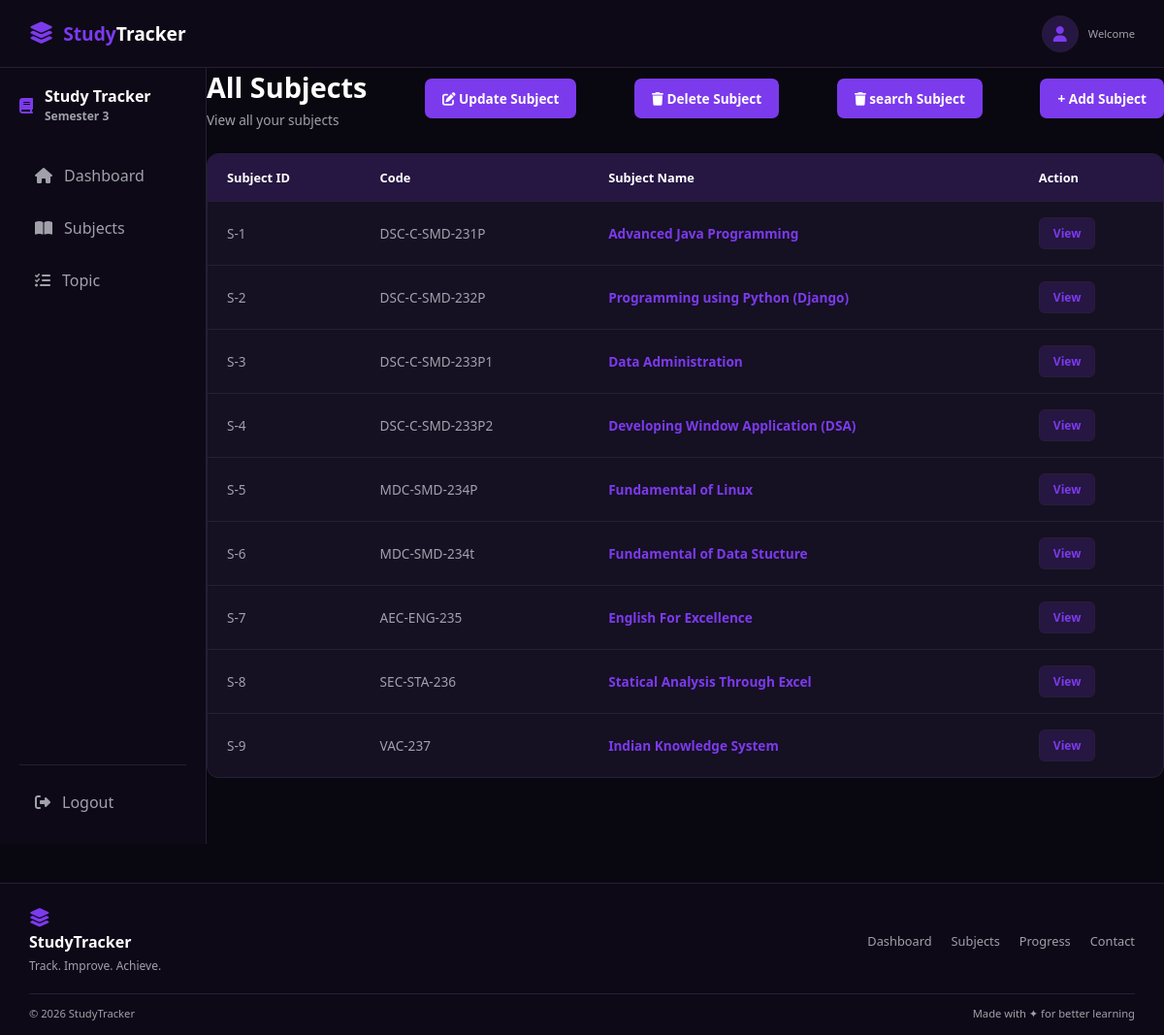
/subjects/, run on the app's committed database.
### Subjects/models.py (models this page shows, shortened)
class Subjects(models.Model):
    sub_id=models.CharField(primary_key=True)
    sub_code=models.CharField()
    sub_name=models.CharField()
    sub_type=models.CharField()
    sub_nature=models.CharField()
    credit=models.IntegerField()
    prog=models.IntegerField()
    desc=models.CharField()

### Subjects/views.py (the view)
# urls.py: 2. Add a URL to urlpatterns:  path('', views.home, name='home')
def home(request):
    data=Subjects.objects.all()
    context={
        "data":data
    }
    return render(request,"subjects/home.html",context)

### templates/subjects/home.html
{% extends 'base.html' %}
{% block 'content' %}
<div class="app-container">
    <aside class="sidebar">
        <div class="brand">
            <i class="fas fa-book"></i>
            <h2>
                Study Tracker
                <span>Semester 3</span>
            </h2>
        </div>
        <nav class="nav-menu">
            <a href="/deshboard_subjects/" class="nav-item ">
                <i class="fas fa-home"></i>
                Dashboard
            </a>
            <a href="/subjects/" class="nav-item">
                <i class="fas fa-book-open"></i>
                Subjects
            </a>
            <a href="/topics/" class="nav-item">
                <i class="fas fa-tasks"></i>
                Topic
            </a>
        </nav>
        <div class="logout">
            <a href="/login/" class="nav-item">
                <i class="fas fa-sign-out-alt"></i>
                Logout
            </a>
        </div>
    </aside>
<div class="subject-page">
    <div class="subject-page-header">
        <div>
            <h1>All Subjects</h1>
            <p>View all your subjects</p>
        </div>
        <a href="/subjects/searchupdate/" class="add-subject-btn">
            <i class="fa-solid fa-pen-to-square"></i>       Update Subject
        </a>
        <a href="/subjects/searchdelete/" class="add-subject-btn">
            <i class="fas fa-trash"></i>        Delete Subject
        </a>
        <a href="/subjects/searchsinglesub/" class="add-subject-btn">
            <i class="fas fa-trash"></i>        search Subject
        </a>
        <a href="/subjects/add/" class="add-subject-btn">
            + Add Subject
        </a>
    </div>
    <div class="subjects-table-container">
        <table class="subjects-table">
            <thead>
                <tr>
                    <th>Subject ID</th>
                    <th>Code</th>
                    <th>Subject Name</th>
                    <th>Action</th>
                </tr>
            </thead>
            <tbody>
                {% for i in data %}
                <tr>
                    <td>{{ i.sub_id }}</td>
                    <td>{{ i.sub_code }}</td>
                    <td>
                        <a href="/subjects/singlesub/{{i.sub_name}}" class="subject-name">
                            {{ i.sub_name }}
                        </a>
                    </td>
                    <td>
                        <a href="/subjects/singlesub/{{i.sub_name}}" class="view-btn">
                            View
                        </a>
                    </td>
                </tr>
                {% empty %}
                <tr>
                    <td colspan="5" class="no-subject">
                        No subjects found
                    </td>
                </tr>
                {% endfor %}
            </tbody>
        </table>
    </div>
</div>
</div>
{% endblock %}

### templates/base.html
{% include 'header.html' %}
{% block 'content' %}
{% endblock %}
{% include 'footer.html' %}

### templates/header.html (shortened to what this page needs)
{% load static %}
<!DOCTYPE html>
<html lang="en">
<head>
    <link rel="stylesheet" href="{% static 'css/style.css' %}">
    <link rel="stylesheet" href="https://cdnjs.cloudflare.com/ajax/libs/font-awesome/6.4.0/css/all.min.css">
</head>
<body>
    <header class="top-header">
    <div class="header-logo">
        <i class="fas fa-layer-group"></i>
        <span>Study<span>Tracker</span></span>
    </div>
    <div class="header-user">
        <div class="user-icon">
            <i class="fas fa-user"></i>
        </div>
        <div class="user-info">
            <span>Welcome</span>
        </div>
    </div>
</header>

### templates/footer.html
<footer class="site-footer">
    <div class="footer-content">
        <div class="footer-brand">
            <i class="fas fa-layer-group"></i>
            <span>StudyTracker</span>
            <p>Track. Improve. Achieve.</p>
        </div>
        <div class="footer-links">
            <a href="#">Dashboard</a>
            <a href="#">Subjects</a>
            <a href="#">Progress</a>
            <a href="#">Contact</a>
        </div>
    </div>
    <div class="footer-bottom">
        <span>© 2026 StudyTracker</span>
        <span>Made with ✦ for better learning</span>
    </div>
</footer>
</body>
</html>

### data on the page
Subjects: sub_id "S-1", sub_code "DSC-C-SMD-231P", sub_name "Advanced Java Programming"
Subjects: sub_id "S-2", sub_code "DSC-C-SMD-232P", sub_name "Programming using Python (Django)"
Subjects: sub_id "S-3", sub_code "DSC-C-SMD-233P1", sub_name "Data Administration"
Subjects: sub_id "S-4", sub_code "DSC-C-SMD-233P2", sub_name "Developing Window Application (DSA)"
Subjects: sub_id "S-5", sub_code "MDC-SMD-234P", sub_name "Fundamental of Linux"
Subjects: sub_id "S-6", sub_code "MDC-SMD-234t", sub_name "Fundamental of Data Stucture"
Subjects: sub_id "S-7", sub_code "AEC-ENG-235", sub_name "English For Excellence"
Subjects: sub_id "S-8", sub_code "SEC-STA-236", sub_name "Statical Analysis Through Excel"
Subjects: sub_id "S-9", sub_code "VAC-237", sub_name "Indian Knowledge System"
